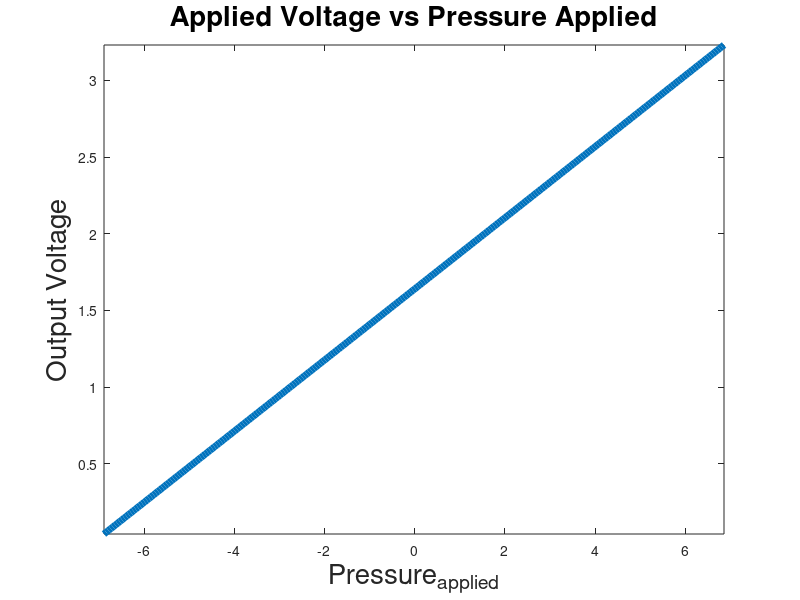

MATLAB code to generate this figure:
clear; clc; close all; 
V_supply = 2.9;
Pmin = 0;
Pmax = 10;

P_applied = -6.890:0.05:6.89; %kPa

V_out = (0.8*V_supply)/(Pmax-Pmin) * (P_applied - Pmin) + 0.1*V_supply;

plot(P_applied,1.35+V_out, 'LineWidth', 5)
xlabel ('Pressure_a_p_p_l_i_e_d', 'FontSize', 20)
ylabel ('Output Voltage', 'FontSize', 20)
title ('Applied Voltage vs Pressure Applied','FontSize', 20)
axis tight;

